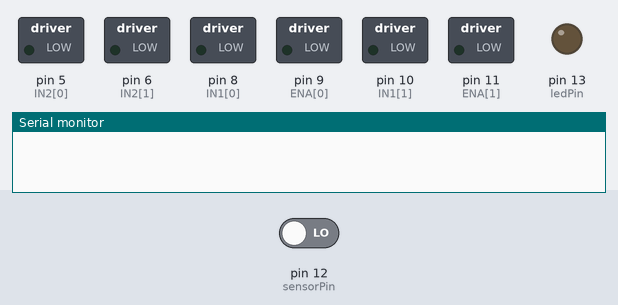
A sketch run on a simulated Arduino Uno, built with avr-gcc and run on an emulated ATmega328P. Parts: switched loads named in the sketch (green lamp = pin HIGH), output pins drawn as LEDs (lit = HIGH), the last lines printed to the serial monitor. The test bench sets the inputs (shaded band); at power-on: pin 12 (sensorPin) LOW. Random numbers use the default seed unless the sketch sets one.

Above: at 1.2 s.
1.3 s: pin 12 (sensorPin) driven HIGH
At 2.2 s:
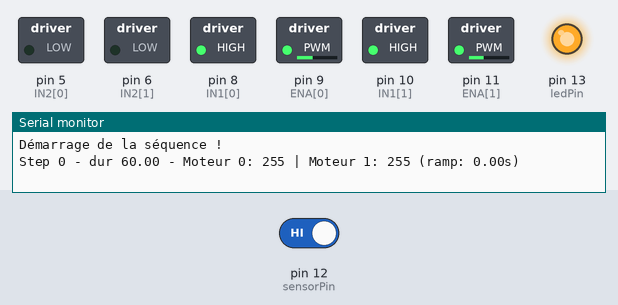
Timing chart, 0 to 4.3 s (numbered marks = the images above; inputs shaded):
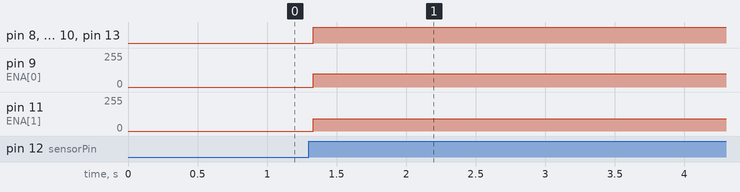

Measured:
- after the input at 1.3 s, pin 8 (IN1[0]), pin 10 (IN1[1]), pin 13 (ledPin): LOW → HIGH at once; pin 9 (ENA[0]): 0/255 → 99/255 at once; pin 11 (ENA[1]): 0/255 → 93/255 at once

The sketch:

ScalextricR12_seq.ino
```cpp
#include "sequence.h"

#define NMOT 2

#define OFF 0
#define FWD 1
#define BWD 2

//VAR MOTORS
int IN1[NMOT] = { 8, 10 };  //moteurs avec L298N
int IN2[NMOT] = { 5, 6 };
int ENA[NMOT] = { 9, 11 };

//controle des vitesses
float speedRatio[NMOT] = { 1, 1 };        //pour ajuster en fonction des moteurs, 1 = plein voltage
boolean revert[NMOT] = { false, false };  // pour retourner les pistes

byte sensorPin = 12;
byte ledPin = 13;

unsigned long stepStartTime = 0;
int currentStep = 0;
bool ramping = false;
unsigned long lastRampTime = 0;
int targetSpeed0 = 0, targetSpeed1 = 0;
int currentSpeed0 = 0, currentSpeed1 = 0;
int rampTime = 0;  // Une seule variable pour le temps de rampe
int stepDurationMs = 0;

bool sequenceRunning = false;
unsigned long lastStopTime = 0;  // Stocke le temps où la séquence s'est arrêtée

void startSequence() {
  Serial.println("Démarrage de la séquence !");
  sequenceRunning = true;
  currentStep = 0;
  stepStartTime = millis();
}

void stopSequence() {
  Serial.println("Arrêt de la séquence !");
  sequenceRunning = false;
  lastStopTime = millis();
}

void setup() {
  //Serial
  Serial.begin(9600);
  for (int i = 0; i < NMOT; i++) {
    pinMode(IN1[i], OUTPUT);
    pinMode(IN2[i], OUTPUT);
    pinMode(ENA[i], OUTPUT);
  }

  pinMode(ledPin, OUTPUT);
  pinMode(sensorPin, INPUT);
  randomSeed(analogRead(0));
}

int scaleSpeed(int motor, int inputSpeed) {
    // Utiliser les constantes spécifiques au moteur
    if (motor == 0) {
        return map(inputSpeed, 0, 255, SPEED1_MIN, SPEED1_MAX);
    } else if (motor == 1) {
        return map(inputSpeed, 0, 255, SPEED2_MIN, SPEED2_MAX);
    }
    return 0; // Valeur par défaut si le moteur n'est pas valide
}

void motorCtrl(int motor, int speed) {
    if (speed == 0) {
        digitalWrite(IN1[motor], LOW);
        digitalWrite(IN2[motor], LOW);
        analogWrite(ENA[motor], 0);
    } else if (speed > 0) {
        if (revert[motor]) {
            digitalWrite(IN1[motor], LOW);
            digitalWrite(IN2[motor], HIGH);
        } else {
            digitalWrite(IN1[motor], HIGH);
            digitalWrite(IN2[motor], LOW);
        }
        int scaledSpeed = scaleSpeed(motor, abs(speed) * speedRatio[motor]);
        analogWrite(ENA[motor], scaledSpeed);
    } else if (speed < 0) {
        if (revert[motor]) {
            digitalWrite(IN1[motor], HIGH);
            digitalWrite(IN2[motor], LOW);
        } else {
            digitalWrite(IN1[motor], LOW);
            digitalWrite(IN2[motor], HIGH);
        }
        int scaledSpeed = scaleSpeed(motor, abs(speed) * speedRatio[motor]);
        analogWrite(ENA[motor], scaledSpeed);
    }
}

void loop() {
  byte state = digitalRead(sensorPin);
  digitalWrite(ledPin, sequenceRunning);

  unsigned long currentTime = millis();

  // Vérifier si la séquence doit démarrer
  if (!sequenceRunning) {
    if (state == HIGH || (currentTime - lastStopTime >= (TIMEOUT_MN * 60000))) {  // 3 minutes
      startSequence();
    } else {
      motorCtrl(0, 0);
      motorCtrl(1, 0);
      return;  // Ne rien faire tant que la séquence est arrêtée
    }
  }

  // Exécution de la séquence
  if (currentStep < stepCount) {
    Step step = sequence[currentStep];

    if (!ramping) {
        targetSpeed0 = step.speed0.getValue();
        targetSpeed1 = step.speed1.getValue();
        rampTime = step.ramp * 1000;
        stepDurationMs = step.duration * 1000;

        Serial.print("Step ");
        Serial.print(currentStep);
        Serial.print(" - dur ");
        Serial.print(step.duration);
        Serial.print(" - Moteur 0: ");
        Serial.print(targetSpeed0);
        Serial.print(" | Moteur 1: ");
        Serial.print(targetSpeed1);
        Serial.print(" (ramp: ");
        Serial.print(rampTime / 1000.0);
        Serial.println("s)");

        lastRampTime = millis();
        ramping = true;
    }

    // Appliquer directement les vitesses cibles sans ramping
    motorCtrl(0, targetSpeed0);
    motorCtrl(1, targetSpeed1);

    // Ancien code de gestion du ramping (désactivé)
    /*
    if (ramping) {
        // Calculer le facteur de ramping
        float factor = min(1.0, (float)(millis() - lastRampTime) / rampTime);

        // Appliquer le ramping aux deux moteurs
        currentSpeed0 = targetSpeed0 * factor;
        motorCtrl(0, currentSpeed0);

        currentSpeed1 = targetSpeed1 * factor;
        motorCtrl(1, currentSpeed1);

        // Vérifier si le ramping est terminé
        if (millis() - lastRampTime >= rampTime) {
            ramping = false;
        }
    } else {
        // Maintenir la vitesse actuelle jusqu'à ce que la nouvelle étape commence
        motorCtrl(0, currentSpeed0);
        motorCtrl(1, currentSpeed1);
    }
    */

    // Vérifier si la durée de l'étape est écoulée
    if (currentTime - stepStartTime >= stepDurationMs) {
        currentStep++;
        stepStartTime = currentTime;
        ramping = false; // Préparer le ramping pour la nouvelle étape
    }
  } else {
    stopSequence();  // Arrêt de la séquence à la fin
  }
}
```

sequence.h
```cpp
#ifndef SEQUENCE_H
#define SEQUENCE_H

#include <Arduino.h>

#define TIMEOUT_MN 1.5
#define SPEED1_MIN 68
#define SPEED1_MAX 99
#define SPEED2_MIN 87
#define SPEED2_MAX 93

struct Value {
  float valMin;
  float valMax;

  Value(float v) : valMin(v), valMax(v) {}  // Valeur fixe
  Value(float v1, float v2) : valMin(v1), valMax(v2) {}  // Plage aléatoire

  int getValueMs() {
    return (valMin == valMax) ? valMin * 1000 : random(valMin * 1000, valMax * 1000 + 1);
  }

  int getValue() {
    return (valMin == valMax) ? valMin : random(valMin, valMax + 1);
  }
};

struct Step {
  float duration;  // En secondes
  Value speed0, speed1;  // Vitesse des moteurs
  float ramp;            // Temps de rampe unique pour les deux moteurs
};

const Step sequence[] = {
  {60, {255, 255}, {255, 255}, 0},
  {1, {0, 0}, {0, 0}, 0},
};

const int stepCount = sizeof(sequence) / sizeof(sequence[0]);

#endif
```
